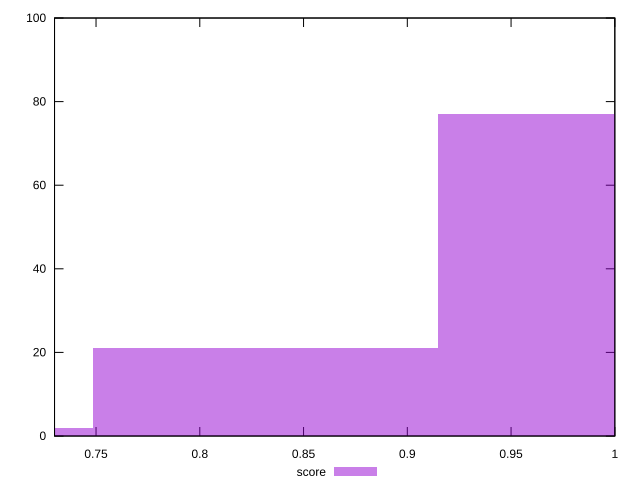

Here is the gnuplot script that generated this plot:
reset

$score <<EOF
0.8316734681476791 21
0.998008161777215 77
0.6653387745181433 2
EOF

set key outside below
set boxwidth 0.16633469362953582
set xrange [0.73:1]
set yrange [0:100]
set trange [0:100]
set style fill transparent solid 0.5 noborder
set terminal svg size 640, 490 enhanced background rgb 'white'
set output "reports/report_00030_2021-02-24T20-42-31.540Z/unminified-javascript/samples/music/score/histogram.svg"

plot $score title "score" with boxes

reset
